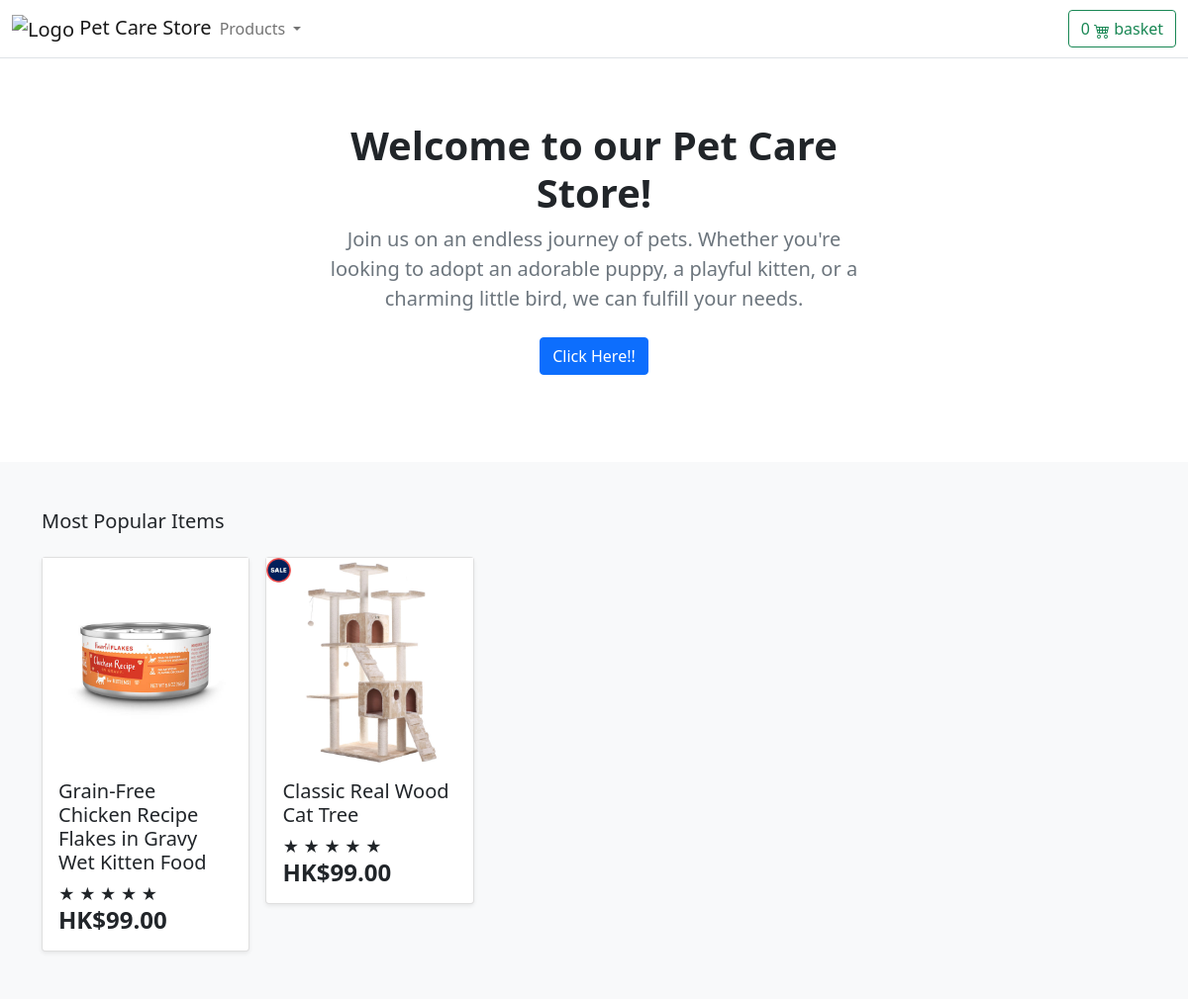
The page / on the database its author committed.
### store/models.py (models this page shows, shortened)
class Product(models.Model):
    category = models.ForeignKey(Category, related_name='product', on_delete=models.CASCADE)
    created_by = models.ForeignKey(User, on_delete=models.CASCADE, related_name='product_creator')
    title = models.CharField(max_length=255)
    author = models.CharField(max_length=255, default='admin')
    description = models.TextField(blank=True)
    image = models.ImageField(upload_to='images/', default='images/default.png')
    slug = models.SlugField(max_length=255)
    price = models.DecimalField(max_digits=4, decimal_places=2)
    in_stock = models.BooleanField(default=True)
    is_active = models.BooleanField(default=True)
    created = models.DateTimeField(auto_now_add=True)
    updated = models.DateTimeField(auto_now=True)
    objects = models.Manager()
    products = ProductManager()
    class Meta:
        verbose_name_plural = 'Products'
        ordering = ('-created',)
    def get_absolute_url(self):
        return reverse('store:product_detail', args=[self.slug])

### store/views.py (the view)
# urls.py: path('', views.product_all, name='product_all'),
def product_all(request):
    products = Product.products.all()
    return render(request, 'store/home.html', {'products': products})

### basket/basket.py (called while the page is built)
    def __len__(self):
        return sum(item['qty'] for item in self.basket.values())

### basket/context_processors.py (called while the page is built)
def basket(request):
    return {'basket': Basket(request)}

### store/context_processors.py (called while the page is built)
def categories(request):
    return {
        'categories': Category.objects.all()
    }

### store/models.py (called while the page is built)
    def get_queryset(self):
        return super(ProductManager, self).get_queryset().filter(is_active=True)

    def get_absolute_url(self):
        return reverse('store:category_list', args=[self.slug])

### templates/store/home.html (shortened to what this page needs)
{% extends "./base.html" %}
{% load static %}
{% block content %}
<main>
  <section class="py-5 text-center container">
    <div class="row py-lg-3">
      <div class="col-lg-6 col-md-8 mx-auto">
        <h1 class="h1 fw-bold">Welcome to our <strong>Pet Care Store</strong>!</h1>
        <p class="lead text-muted">Join us on an endless journey of pets.
          Whether you're looking to adopt an adorable puppy, a playful kitten, or a charming little bird, we can fulfill your needs.</p>
        <p>
          <a href="#" class="btn btn-primary my-2">Click Here!!</a>
        </p>
      </div>
    </div>
  </section>
  <div class="album py-5 bg-light">
    <div class="container">
      <div class="pb-3 h5">Most Popular Items</div>
      <div class="row row-cols-1 row-cols-sm-2 row-cols-md-5 g-3">
        {% for product in products %}
        <div class="col">
          <div class="card shadow-sm">
            <img class="img-fluid" alt="Responsive image" src="{{ product.image.url }}">
            <div class="card-body">
              <p class="card-text h5">
                <a class="text-dark text-decoration-none" href="{{ product.get_absolute_url }}">{{ product.title }}</a>
              </p>
              <div class="stars">
                <span class="star">★</span>
                <span class="star">★</span>
                <span class="star">★</span>
                <span class="star">★</span>
                <span class="star">★</span>
              </div>
              <span class="h4 fw-bold">HK${{ product.price }}</span>
            </div>
          </div>
        </div>
        {% endfor %}
      </div>
    </div>
  </div>
</main>
{% endblock %}

### templates/store/base.html (shortened to what this page needs)
{% load static %}
<!DOCTYPE html>
<html>
<head>
    <link href="https://cdn.jsdelivr.net/npm/bootstrap@5.0.0-beta1/dist/css/bootstrap.min.css" rel="stylesheet">
</head>
<body>
    <header>
        <nav class="navbar navbar-expand-md navbar-light bg-white border-bottom">
            <div class="container-fluid">
                <a class="navbar-brand" href="/">
                    <img src="https://1cca43537b.cbaul-cdnwnd.com/d2229193a4ad71a973f7a0ece7541214/200000001-009390093c/450/1a227e2883d74e1fb5bfbb88219dd0b5.webp" alt="Logo" width="60" height="60" >
                    Pet Care Store
                </a>
                <div class="collapse navbar-collapse d-grid gap-2 d-md-block" id="navbarCollapse">
                    <ul class="navbar-nav me-auto mb-2 mb-md-0">
                        <li class="nav-item dropdown">
                            <a class="nav-link dropdown-toggle" href="#" id="navbarDropdown" role="button"
                                data-bs-toggle="dropdown" aria-expanded="false">
                                Products
                            </a>
                        </li>
                    </ul>
                    <a type="button" role="button" class="btn btn-outline-success" href="{% url "basket:basket_summary" %}">
                        {% with total_qty=basket|length %}
                            <div id="basket-qty" class="d-inline-flex">
                                {% if total_qty > 0 %}
                                    {{ total_qty }}
                                {% else %}
                                    0
                                {% endif %}
                            </div>
                        {% endwith %}
                          basket
                    </a>
                </div>
            </div>
        </nav>
    </header>
    <div id="content">{% block content %} {% endblock %}</div>
</body>
</html>

### rows shown on the page
Product: image (picture), title "Grain-Free Chicken Recipe Flakes in Gravy Wet Kitten Food", price "99.00"
Product: image (picture), title "Classic Real Wood Cat Tree", price "99.00"
